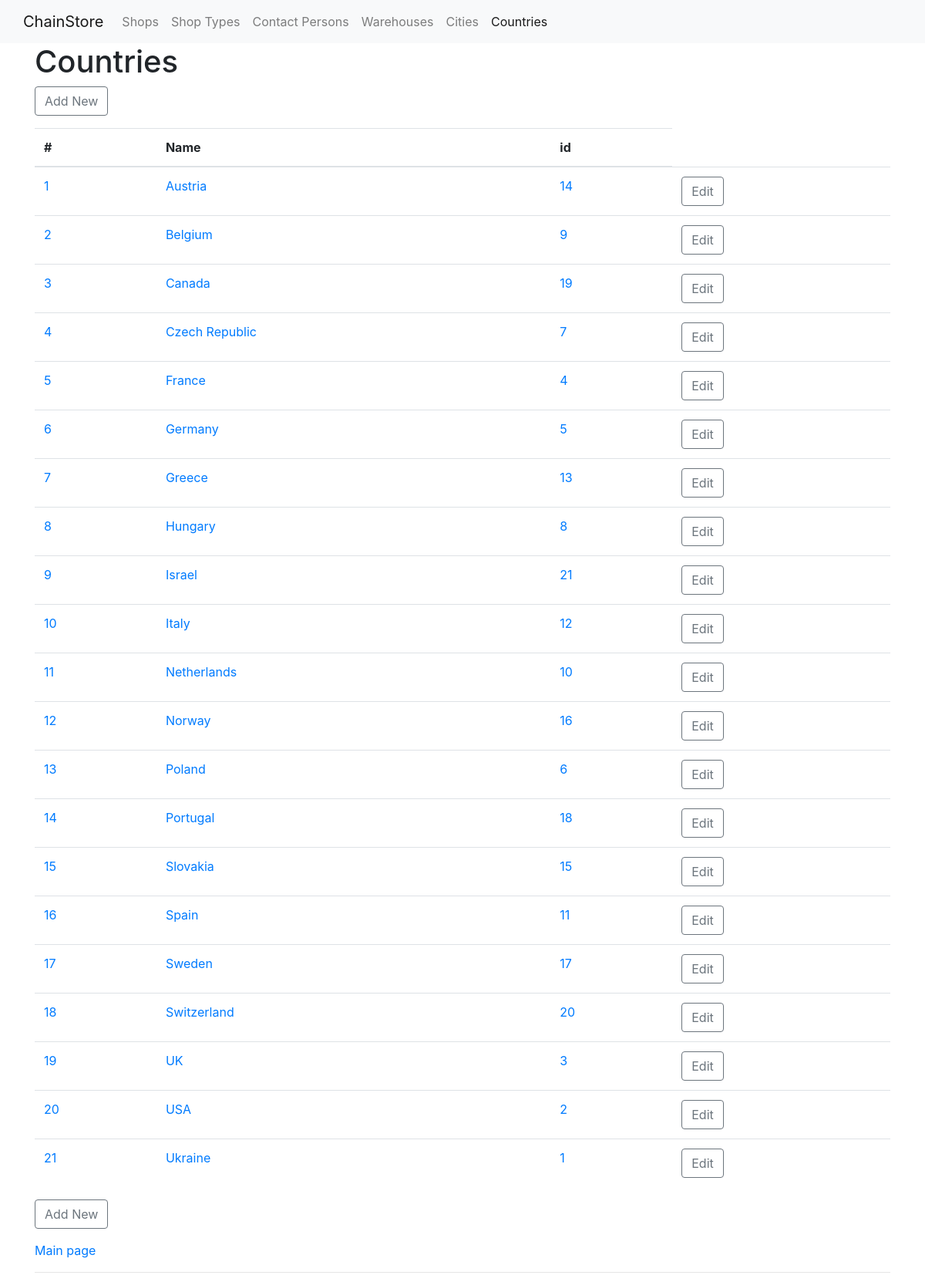
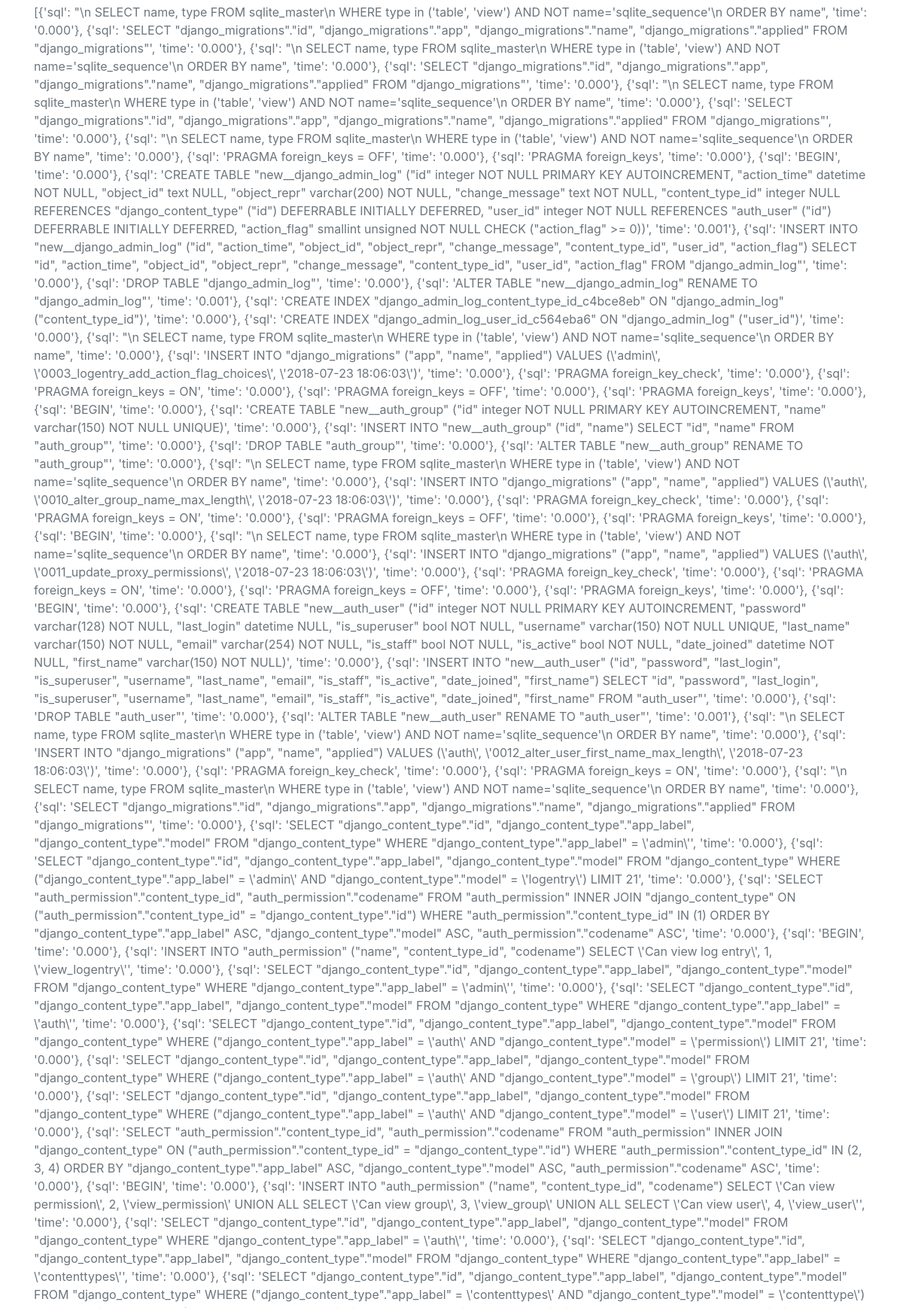
/country/ (upper part), run on the app's committed database (2 pictures, top to bottom).
### place/models.py (models this page shows, shortened)
class Country(models.Model):
    name = models.CharField(max_length=50, unique=True)
    class Meta:
        verbose_name = 'Country'
        verbose_name_plural = 'Countries'
        ordering = ('name',)

### place/views.py (the view)
# urls.py: path('country/', CountryList.as_view(), name='country'),
class CountryList(ListView):
    model = Country
    context_object_name = 'countries'
    template_name = 'place/country_list.html'
    def get_context_data(self, **kwargs):
        context = super().get_context_data(**kwargs)
        context['main_menu_key'] = 'countries'
        return context

### chainstore/context_processors.py (called while the page is built)
def copyright_year():
    opening_year = 2018
    current_year = datetime.now().year
    if current_year > opening_year:
        return f'{opening_year}-{current_year}'
    return opening_year

def chainstore_constants(request):
    return {
        'AUTHOR': 'Maksym Skorupskyi',
        'WEBSITE': 'ChainStore',
        'COPYRIGHT_YEAR': copyright_year(),
        'MAIN_MENU': MAIN_MENU,
        'sql_queries': connection.queries,
    }

### place/templates/place/country_list.html (shortened to what this page needs)
{% extends 'base.html' %}
{% block content %}
    <h1>Countries</h1>
    {% include "chainstore/button_add.html" %}
    {% if countries %}
        <table class="table">
            <thead>
            <tr>
                <th>#</th>
                <th>Name</th>
                <th>id</th>
            </tr>
            </thead>
            <tbody>
            {% for country in countries %}
                <tr>
                    <td><a href="{% url 'country' pk=country.pk %}">{{ forloop.counter }}</a></td>
                    <td><a href="{% url 'country' pk=country.pk %}">{{ country.name }}</a></td>
                    <td><a href="{% url 'country' pk=country.pk %}">{{ country.pk }}</a></td>
                    <td>
                        <a href="{% url 'country' pk=country.pk %}edit">
                            <button type="button" class="btn btn-outline-secondary">Edit</button>
                        </a>
                    </td>
                </tr>
            {% endfor %}
            </tbody>
        </table>
    {% else %}
        <p class="text-muted">
            <i>List of Countries is empty.</i>
        </p>
    {% endif %}
    {% include "chainstore/button_add.html" %}
{% endblock %}

### chainstore/static/chainstore/css/style.css (style rules this page uses)
html { position: relative; min-height: 100%; }
body { margin-bottom: 50px; }

### data on the page
Country: name "Austria", pk "14"
Country: name "Belgium", pk "9"
Country: name "Canada", pk "19"
Country: name "Czech Republic", pk "7"
Country: name "France", pk "4"
Country: name "Germany", pk "5"
Country: name "Greece", pk "13"
Country: name "Hungary", pk "8"
Country: name "Israel", pk "21"
Country: name "Italy", pk "12"
Country: name "Netherlands", pk "10"
Country: name "Norway", pk "16"
Country: name "Poland", pk "6"
Country: name "Portugal", pk "18"
Country: name "Slovakia", pk "15"
Country: name "Spain", pk "11"
Country: name "Sweden", pk "17"
Country: name "Switzerland", pk "20"
Country: name "UK", pk "3"
Country: name "USA", pk "2"
Country: name "Ukraine", pk "1"

### other printed values
{{ WEBSITE }} "ChainStore"
{{ item.title }} "Shops" "Shop Types" "Contact Persons" "Warehouses" "Cities" "Countries"
